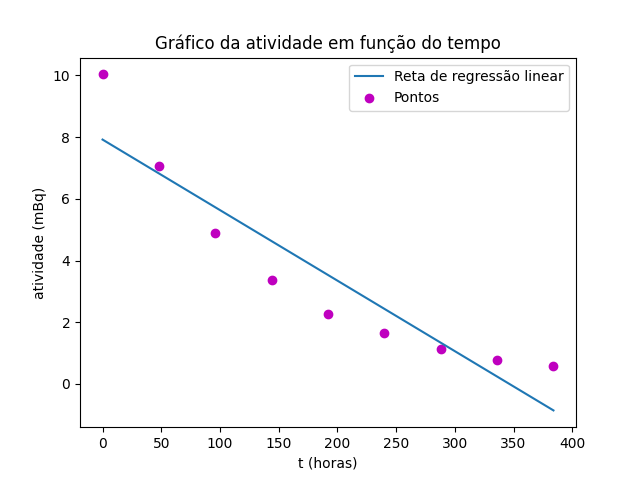

Reproduce this figure in Python.
import numpy as np
import matplotlib.pyplot as plt

t = np.array([0,48,96,144,192,240,288,336,384]) #eixo x
atividade = np.array([10.03,7.06,4.88,3.38,2.26,1.66,1.14,0.79,0.58]) #eixo y

x = t
y = atividade
npontos = len(x)

xy = x*y
xx = x**2
yy = y**2

sx = x.sum()
sy = y.sum()
sxy = xy.sum()
sxx = xx.sum()
syy = yy.sum()

n = npontos
m = (n*sxy - sx*sy)/(n*sxx - sx**2)
b = (sxx*sy - sx*sxy)/(n*sxx - sx**2)
r2 = (n*sxy - sx*sy)**2/((n*sxx - sx**2)*(n*syy - sy**2))

errom= np.abs(m)*np.sqrt(((1/r2)-1)/(n-2)) #erro associado ao declive
errob = errom*np.sqrt(sxx/n) #erro associado à ordenada na origem

print("declive m = ", m, "+/-", errom) #m=-0.0229 +/- 0.0034
print("erro associado ao declive = ",errom)
print("ordenada na origem b = ", b, "+/-",errob) #b=7.9184 +/- 0.7846
print("erro associado à ordenada na origem = ",errob)
print("coeficiente de determinação r**2 = ", r2) #r**2= 0,8635

equacao=m*x+b
plt.plot(x, equacao, label="Reta de regressão linear") # reta
plt.scatter(x, y, marker='o', color='m',label="Pontos") # pontos
plt.xlabel("t (horas)")
plt.ylabel("atividade (mBq)")
plt.title("Gráfico da atividade em função do tempo")
plt.legend()
plt.show()

#O coeficiente de determinação r**2 é de 0,8635
#A relação não é linear, pois o coeficiente não é muito próximo de 1, caso fosse estaríamos perante uma relação linear
